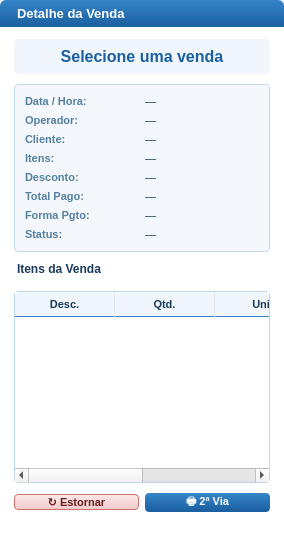
         <widget class="QFrame" name="framePainelDetalhe">
          <property name="minimumWidth"><number>310</number></property><property name="maximumWidth"><number>340</number></property>
          <property name="styleSheet"><string notr="true">QFrame#framePainelDetalhe{background-color:#ffffff;border:1px solid #a8c4d8;border-radius:6px;}</string></property>
          <layout class="QVBoxLayout" name="painelVL">
           <property name="spacing"><number>0</number></property>
           <property name="leftMargin"><number>0</number></property><property name="topMargin"><number>0</number></property>
           <property name="rightMargin"><number>0</number></property><property name="bottomMargin"><number>0</number></property>

           <item>
            <widget class="QLabel" name="lblDetalheTitulo">
             <property name="text"><string>Detalhe da Venda</string></property>
             <property name="minimumHeight"><number>36</number></property><property name="maximumHeight"><number>36</number></property>
             <property name="styleSheet"><string notr="true">QLabel{background:qlineargradient(x1:0,y1:0,x2:0,y2:1,stop:0 #3585c8,stop:1 #1a5fa0);color:white;font-size:13px;font-weight:bold;padding:6px 14px;border-top-left-radius:6px;border-top-right-radius:6px;}</string></property>
            </widget>
           </item>

           <item>
            <widget class="QFrame" name="frameDetalheConteudo">
             <property name="styleSheet"><string notr="true">QFrame#frameDetalheConteudo{background-color:#ffffff;}</string></property>
             <layout class="QVBoxLayout" name="detalheConteudoVL">
              <property name="spacing"><number>10</number></property>
              <property name="leftMargin"><number>14</number></property><property name="topMargin"><number>12</number></property>
              <property name="rightMargin"><number>14</number></property><property name="bottomMargin"><number>12</number></property>

              <!-- Número em destaque -->
              <item>
               <widget class="QLabel" name="lblDetalheNumVenda">
                <property name="text"><string>Selecione uma venda</string></property>
                <property name="alignment"><set>Qt::AlignCenter</set></property>
                <property name="wordWrap"><bool>true</bool></property>
                <property name="styleSheet"><string notr="true">font-size:16px;font-weight:bold;color:#1a5fa0;padding:8px;background-color:#f0f6fc;border-radius:4px;</string></property>
               </widget>
              </item>

              <!-- Campos info -->
              <item>
               <widget class="QFrame" name="frameCamposDetalhe">
                <property name="styleSheet"><string notr="true">QFrame#frameCamposDetalhe{background-color:#f4f8fc;border:1px solid #c0d8ec;border-radius:4px;}</string></property>
                <layout class="QVBoxLayout" name="camposDetalheVL">
                 <property name="spacing"><number>6</number></property>
                 <property name="leftMargin"><number>10</number></property><property name="topMargin"><number>10</number></property>
                 <property name="rightMargin"><number>10</number></property><property name="bottomMargin"><number>10</number></property>

                 <item>
                  <layout class="QHBoxLayout"><property name="spacing"><number>6</number></property>
                   <item><widget class="QLabel" name="lblDetDataLabel"><property name="text"><string>Data / Hora:</string></property><property name="styleSheet"><string notr="true">font-size:11px;font-weight:bold;color:#5580a0;min-width:90px;</string></property></widget></item>
                   <item><widget class="QLabel" name="lblDetDataValor"><property name="text"><string>&#8212;</string></property><property name="styleSheet"><string notr="true">font-size:11px;color:#1a3a5c;</string></property></widget></item>
                  </layout>
                 </item>
                 <item>
                  <layout class="QHBoxLayout"><property name="spacing"><number>6</number></property>
                   <item><widget class="QLabel" name="lblDetOperadorLabel"><property name="text"><string>Operador:</string></property><property name="styleSheet"><string notr="true">font-size:11px;font-weight:bold;color:#5580a0;min-width:90px;</string></property></widget></item>
                   <item><widget class="QLabel" name="lblDetOperadorValor"><property name="text"><string>&#8212;</string></property><property name="styleSheet"><string notr="true">font-size:11px;color:#1a3a5c;</string></property></widget></item>
                  </layout>
                 </item>
                 <item>
                  <layout class="QHBoxLayout"><property name="spacing"><number>6</number></property>
                   <item><widget class="QLabel" name="lblDetClienteLabel"><property name="text"><string>Cliente:</string></property><property name="styleSheet"><string notr="true">font-size:11px;font-weight:bold;color:#5580a0;min-width:90px;</string></property></widget></item>
                   <item><widget class="QLabel" name="lblDetClienteValor"><property name="text"><string>&#8212;</string></property><property name="styleSheet"><string notr="true">font-size:11px;color:#1a3a5c;</string></property></widget></item>
                  </layout>
                 </item>
                 <item>
                  <layout class="QHBoxLayout"><property name="spacing"><number>6</number></property>
                   <item><widget class="QLabel" name="lblDetItensLabel"><property name="text"><string>Itens:</string></property><property name="styleSheet"><string notr="true">font-size:11px;font-weight:bold;color:#5580a0;min-width:90px;</string></property></widget></item>
                   <item><widget class="QLabel" name="lblDetItensValor"><property name="text"><string>&#8212;</string></property><property name="styleSheet"><string notr="true">font-size:11px;color:#1a3a5c;</string></property></widget></item>
                  </layout>
                 </item>
                 <item>
                  <layout class="QHBoxLayout"><property name="spacing"><number>6</number></property>
                   <item><widget class="QLabel" name="lblDetDescontoLabel"><property name="text"><string>Desconto:</string></property><property name="styleSheet"><string notr="true">font-size:11px;font-weight:bold;color:#5580a0;min-width:90px;</string></property></widget></item>
                   <item><widget class="QLabel" name="lblDetDescontoValor"><property name="text"><string>&#8212;</string></property><property name="styleSheet"><string notr="true">font-size:11px;color:#1a3a5c;</string></property></widget></item>
                  </layout>
                 </item>
                 <item>
                  <layout class="QHBoxLayout"><property name="spacing"><number>6</number></property>
                   <item><widget class="QLabel" name="lblDetTotalLabel"><property name="text"><string>Total Pago:</string></property><property name="styleSheet"><string notr="true">font-size:11px;font-weight:bold;color:#5580a0;min-width:90px;</string></property></widget></item>
                   <item><widget class="QLabel" name="lblDetTotalValor"><property name="text"><string>&#8212;</string></property><property name="styleSheet"><string notr="true">font-size:11px;color:#1a3a5c;</string></property></widget></item>
                  </layout>
                 </item>
                 <item>
                  <layout class="QHBoxLayout"><property name="spacing"><number>6</number></property>
                   <item><widget class="QLabel" name="lblDetFormaPgtoLabel"><property name="text"><string>Forma Pgto:</string></property><property name="styleSheet"><string notr="true">font-size:11px;font-weight:bold;color:#5580a0;min-width:90px;</string></property></widget></item>
                   <item><widget class="QLabel" name="lblDetFormaPgtoValor"><property name="text"><string>&#8212;</string></property><property name="styleSheet"><string notr="true">font-size:11px;color:#1a3a5c;</string></property></widget></item>
                  </layout>
                 </item>
                 <item>
                  <layout class="QHBoxLayout"><property name="spacing"><number>6</number></property>
                   <item><widget class="QLabel" name="lblDetStatusLabel"><property name="text"><string>Status:</string></property><property name="styleSheet"><string notr="true">font-size:11px;font-weight:bold;color:#5580a0;min-width:90px;</string></property></widget></item>
                   <item><widget class="QLabel" name="lblDetStatusValor"><property name="text"><string>&#8212;</string></property><property name="styleSheet"><string notr="true">font-size:11px;color:#1a3a5c;</string></property></widget></item>
                  </layout>
                 </item>
                </layout>
               </widget>
              </item>

              <!-- Mini tabela de itens da venda selecionada -->
              <item>
               <widget class="QLabel" name="lblItensVendaTitle">
                <property name="text"><string>Itens da Venda</string></property>
                <property name="styleSheet"><string notr="true">font-size:12px;font-weight:bold;color:#1a3a5c;border-bottom:2px solid #3585c8;padding-bottom:3px;</string></property>
               </widget>
              </item>
              <item>
               <widget class="QTableWidget" name="tableItensVendaSel">
                <property name="styleSheet">
                 <string notr="true">
                  QTableWidget{background-color:#ffffff;alternate-background-color:#f4f9fc;border:1px solid #c0d8ec;border-radius:4px;font-size:11px;gridline-color:#dce8f0;outline:0;}
                  QTableWidget::item{padding:3px 6px;color:#111111;}
                  QTableWidget::item:selected{background-color:#3585c8;color:#ffffff;}
                  QHeaderView::section:horizontal{background-color:#f0f6fc;color:#1a3a5c;font-size:11px;font-weight:bold;padding:3px 6px;border:none;border-right:1px solid #dce8f0;border-bottom:1px solid #3585c8;}
                  QHeaderView::section:horizontal:last{border-right:none;}
                  QHeaderView::section:horizontal:checked{background-color:#f0f6fc;color:#1a3a5c;}
                  QHeaderView::section:vertical{background-color:#f0f6fc;color:#f0f6fc;border:none;border-bottom:1px solid #dce8f0;border-right:1px solid #dce8f0;width:12px;}
                  QHeaderView::section:vertical:checked{background-color:#3585c8;color:#3585c8;}
                  QTableCornerButton::section{background-color:#f0f6fc;border:none;border-bottom:1px solid #3585c8;border-right:1px solid #dce8f0;}
                  QScrollBar:vertical{background:#f0f4f8;width:8px;margin:0;}
                  QScrollBar::handle:vertical{background:#a8c4d8;border-radius:3px;min-height:16px;}
                  QScrollBar::add-line:vertical,QScrollBar::sub-line:vertical{height:0px;}
                 </string>
                </property>
                <property name="columnCount"><number>4</number></property>
                <property name="rowCount"><number>0</number></property>
                <property name="selectionBehavior"><enum>QAbstractItemView::SelectRows</enum></property>
                <property name="editTriggers"><set>QAbstractItemView::NoEditTriggers</set></property>
                <property name="alternatingRowColors"><bool>true</bool></property>
                <property name="showGrid"><bool>true</bool></property>
                <attribute name="horizontalHeaderVisible"><bool>true</bool></attribute>
                <attribute name="horizontalHeaderStretchLastSection"><bool>true</bool></attribute>
                <attribute name="horizontalHeaderHighlightSections"><bool>false</bool></attribute>
                <attribute name="verticalHeaderVisible"><bool>true</bool></attribute>
                <attribute name="verticalHeaderDefaultSectionSize"><number>22</number></attribute>
                <attribute name="verticalHeaderHighlightSections"><bool>false</bool></attribute>
                <column><property name="text"><string>Desc.</string></property></column>
                <column><property name="text"><string>Qtd.</string></property></column>
                <column><property name="text"><string>Unit.</string></property></column>
                <column><property name="text"><string>Total</string></property></column>
               </widget>
              </item>

              <!-- Ações rápidas no painel -->
              <item>
               <layout class="QHBoxLayout"><property name="spacing"><number>6</number></property>
                <item>
                 <widget class="QPushButton" name="btnDetEstornar">
                  <property name="text"><string>&#8635; Estornar</string></property>
                  <property name="minimumHeight"><number>34</number></property>
                  <property name="styleSheet"><string notr="true">QPushButton{background:qlineargradient(x1:0,y1:0,x2:0,y2:1,stop:0 #fce8e8,stop:1 #f0cccc);color:#6a1a1a;font-size:11px;font-weight:bold;border:1px solid #cc7070;border-radius:4px;}QPushButton:hover{background:#f8d8d8;}QPushButton:pressed{background:#e8b8b8;}</string></property>
                 </widget>
                </item>
                <item>
                 <widget class="QPushButton" name="btnDetImprimir">
                  <property name="text"><string>&#128438; 2&#170; Via</string></property>
                  <property name="minimumHeight"><number>34</number></property>
                  <property name="styleSheet"><string notr="true">QPushButton{background:qlineargradient(x1:0,y1:0,x2:0,y2:1,stop:0 #3585c8,stop:1 #1a5fa0);color:white;font-size:11px;font-weight:bold;border:none;border-radius:4px;}QPushButton:hover{background:#2a74b8;}QPushButton:pressed{background:#1a5fa0;}</string></property>
                 </widget>
                </item>
               </layout>
              </item>

              <item><spacer><property name="orientation"><enum>Qt::Vertical</enum></property><property name="sizeHint" stdset="0"><size><width>10</width><height>10</height></size></property></spacer></item>

             </layout>
            </widget>
           </item>
          </layout>
         </widget>
